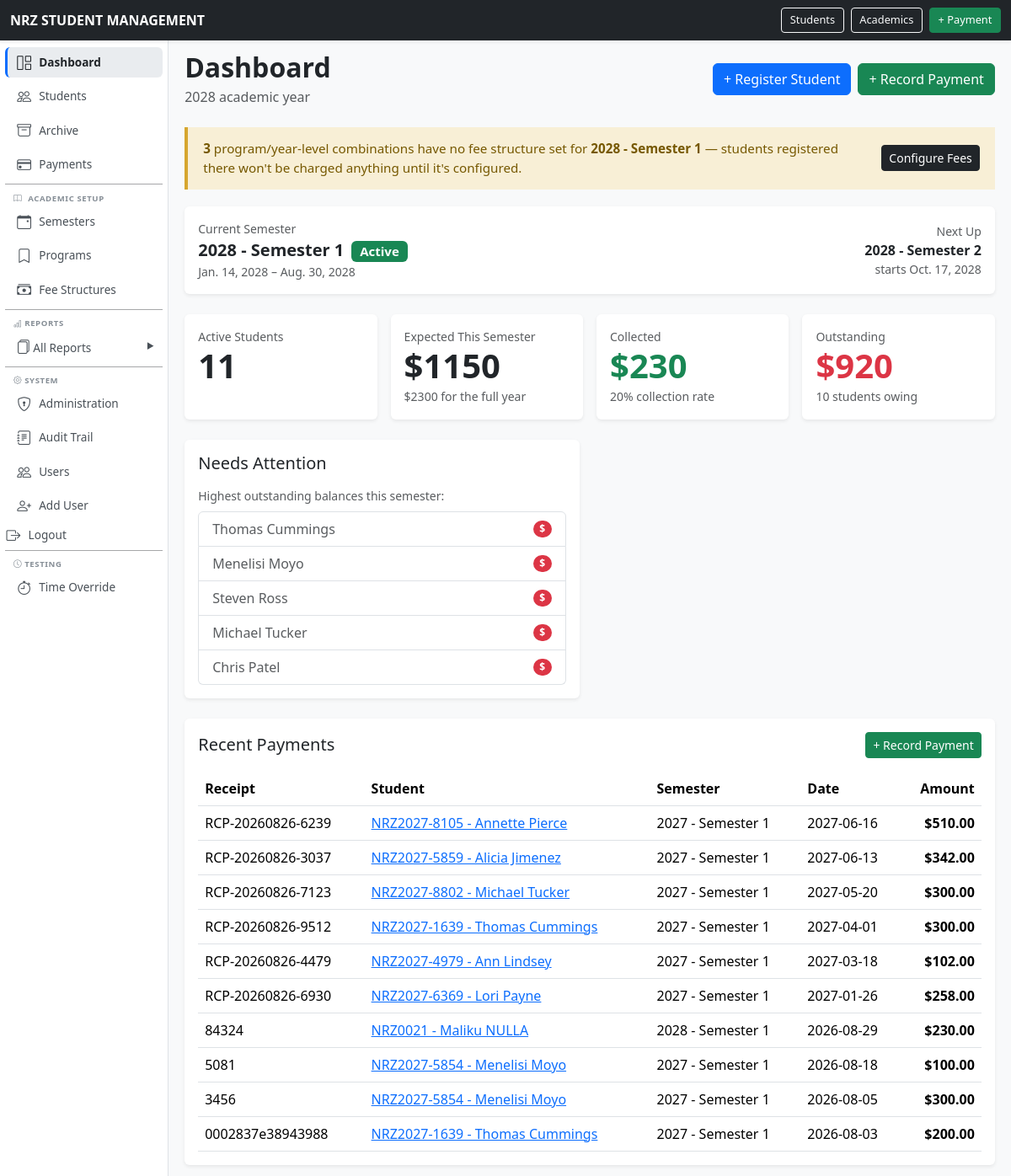
The page / (signed in) on the database as committed earlier.
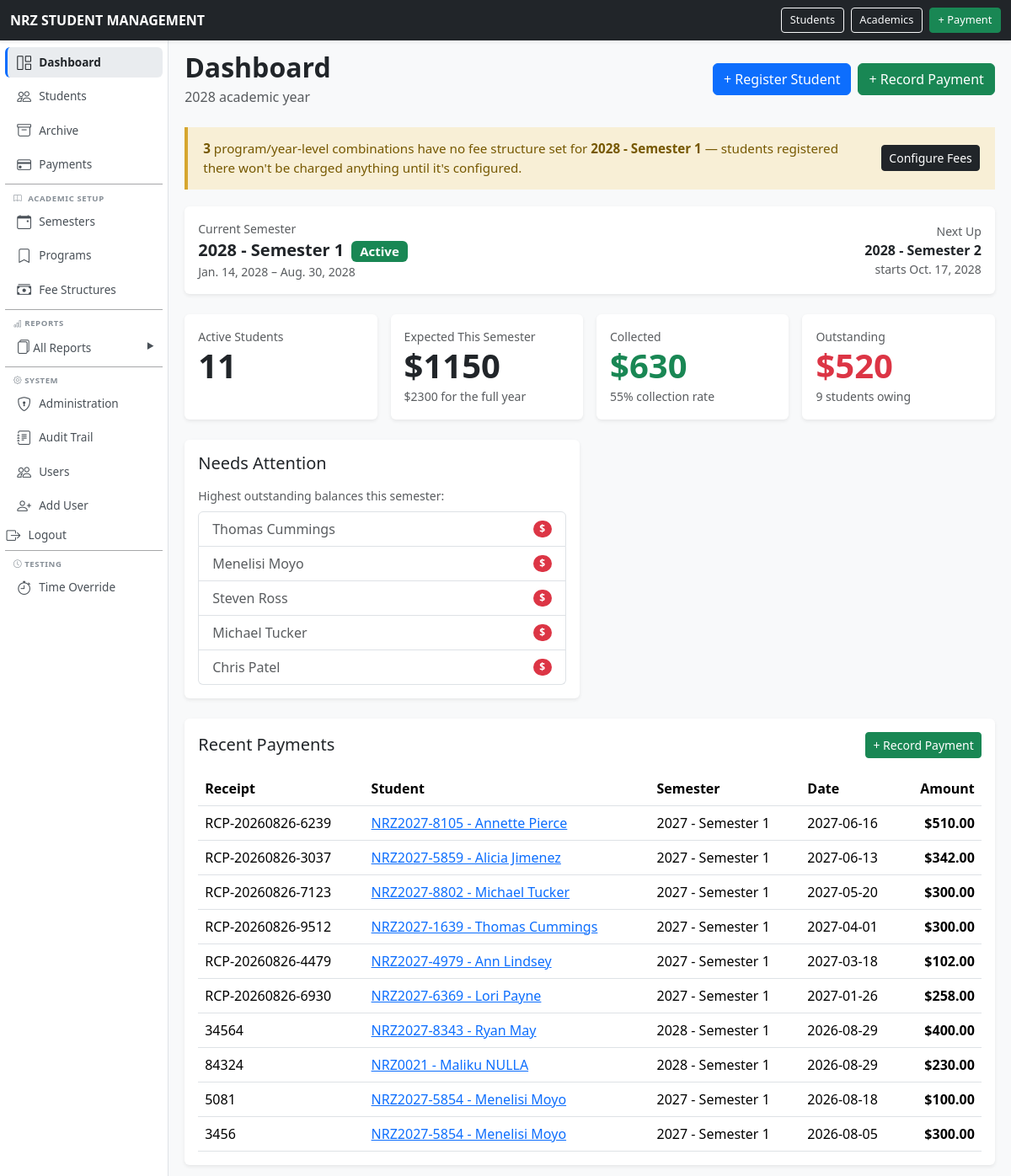
The same page on the database as committed later.
### school/models.py (models this page shows, shortened)
class AcademicYear(models.Model):
    name = models.CharField(
        max_length=20,
        unique=True,
    )
    start_date = models.DateField()
    end_date = models.DateField()
    is_current = models.BooleanField(
        default=False,
    )
    class Meta:
        ordering = ["-name"]
        constraints = [
            models.UniqueConstraint(
                fields=["is_current"],
                condition=Q(is_current=True),
                name="only_one_current_academic_year",
            ),
        ]

class Semester(models.Model):
    PERIOD_CHOICES = [
        (1, "Semester Period 1"),
        (2, "Semester Period 2"),
    ]
    academic_year = models.ForeignKey(
        AcademicYear,
        on_delete=models.PROTECT,
        related_name="semesters",
    )
    number = models.PositiveSmallIntegerField(
        choices=PERIOD_CHOICES,
    )
    start_date = models.DateField()
    end_date = models.DateField()
    class Meta:
        ordering = ["-academic_year__name", "number"]
        constraints = [
            models.UniqueConstraint(
                fields=["academic_year", "number"],
                name="unique_semester_period_per_year",
            ),
        ]
    def __str__(self):
        return f"{self.academic_year.name} - Semester {self.number}"

class Student(models.Model):
    ACTIVE = "ACTIVE"
    DEFERRED = "DEFERRED"
    WITHDRAWN = "WITHDRAWN"
    COMPLETED = "COMPLETED"
    STATUS_CHOICES = [
        (ACTIVE, "Active"),
        (DEFERRED, "Deferred"),
        (WITHDRAWN, "Withdrawn"),
        (COMPLETED, "Completed"),
    ]
    student_number = models.CharField(
        max_length=30,
        unique=True,
    )
    first_name = models.CharField(
        max_length=100,
    )
    national_id = models.CharField(
        max_length=100,
    )
    last_name = models.CharField(
        max_length=100,
    )
    date_of_birth = models.DateField(
        null=True,
        blank=True,
    )
    gender = models.CharField(
        max_length=20,
        blank=True,
    )
    guardian_name = models.CharField(
        max_length=150,
        blank=True,
    )
    guardian_phone = models.CharField(
        max_length=30,
        blank=True,
    )
    student_phone = models.CharField(
        max_length=30,
        blank=True ,
    )
    address = models.TextField(
        blank=True,
    )
    program = models.ForeignKey(
        Program,
        on_delete=models.PROTECT,
        related_name="students",
    )
    intake_year = models.ForeignKey(
        AcademicYear,
        on_delete=models.PROTECT,
        related_name="students",
    )
    status = models.CharField(
        max_length=20,
        choices=STATUS_CHOICES,
        default=ACTIVE,
    )
    created_at = models.DateTimeField(
        auto_now_add=True,
    )
    class Meta:
        ordering = [
            "last_name",
            "first_name",
        ]
        permissions = [
            ("can_view_financial_reports", "Can view financial reports"),
            ("can_view_outstanding_reports", "Can view outstanding balances"),
            ("can_record_payments", "Can record payments"),
        ]
    def __str__(self):
        return (
            f"{self.student_number} - "
            f"{self.first_name} "
            f"{self.last_name}"
        )

class Payment(models.Model):
    CASH = "CASH"
    BANK = "BANK"
    ECOCASH = "ECOCASH"
    OTHER = "OTHER"
    PAYMENT_METHODS = [
        (CASH, "Cash"),
        (BANK, "Bank"),
        (ECOCASH, "EcoCash"),
        (OTHER, "Other"),
    ]
    receipt_number = models.CharField(
        max_length=50,
        unique=True,
    )
    student = models.ForeignKey(
        Student,
        on_delete=models.PROTECT,
        related_name="payments",
    )
    semester = models.ForeignKey(
        Semester,
        on_delete=models.PROTECT,
        related_name="payments",
    )
    amount = models.DecimalField(
        max_digits=12,
        decimal_places=2,
    )
    payment_date = models.DateField()
    method = models.CharField(
        max_length=20,
        choices=PAYMENT_METHODS,
        default=CASH,
    )
    reference = models.CharField(
        max_length=100,
        blank=True,
    )
    notes = models.TextField(
        blank=True,
    )
    created_at = models.DateTimeField(
        auto_now_add=True,
    )
    class Meta:
        ordering = [
            "-payment_date",
            "-id",
        ]

### school/views.py (the view, shortened to what this page needs)
# urls.py: path("", views.dashboard, name="dashboard"),
@login_required
def dashboard(request):
    today = get_current_date()
    current_year = AcademicYear.objects.filter(
        start_date__lte=today,
        end_date__gte=today
    ).first()
    current_semester = Semester.objects.filter(
        start_date__lte=today,
        end_date__gte=today,
    ).select_related("academic_year").first()
    total_students = Student.objects.filter(status=Student.ACTIVE).count()
    if current_semester:
        fin = semester_financials(current_semester)
        total_charged = fin["charged"]
        total_paid = fin["paid"]
        outstanding = fin["outstanding"]
        collection_rate = fin["collection_rate"]
        outstanding_qs = outstanding_students(current_semester)
        students_with_balance = outstanding_qs.count()
        top_outstanding = outstanding_qs[:5]
    else:
        total_charged = total_paid = outstanding = Decimal("0")
        collection_rate = 0
        students_with_balance = 0
        top_outstanding = []
    expected_revenue_year = Decimal("0")
    if current_year:
        expected_revenue_year = StudentCharge.objects.filter(
            enrollment__semester__academic_year=current_year,
            enrollment__status=Enrollment.ACTIVE,
        ).aggregate(total=Sum("amount"))["total"] or Decimal("0")
    recent_payments = Payment.objects.select_related(
        "student", "semester"
    ).order_by("-payment_date", "-id")[:10]
    today_payments = Payment.objects.filter(payment_date=today).select_related(
        "student", "semester"
    )
    today_total = today_payments.aggregate(total=Sum("amount"))["total"] or Decimal("0")
    upcoming_semester = (
        Semester.objects.filter(start_date__gt=today)
        .order_by("start_date")
        .first()
    )
    unconfigured_fee_count = 0
    fee_setup_semester = current_semester or upcoming_semester
    if fee_setup_semester:
        unconfigured_fee_count = len(unconfigured_fee_structures(fee_setup_semester))
    ended_semesters = Semester.objects.filter(end_date__lt=today).order_by('-end_date')
    auto_progress_eligible = 0
    auto_progress_details = []
    for sem in ended_semesters:
        active_count = Enrollment.objects.filter(
            semester=sem,
            status=Enrollment.ACTIVE,
            student__status=Student.ACTIVE,
        ).count()
    context = {
        "total_students": total_students,
        "current_year": current_year,
        "current_semester": current_semester,
        "total_charged": total_charged,
        "total_paid": total_paid,
        "outstanding": outstanding,
        "collection_rate": collection_rate,
        "students_with_balance": students_with_balance,
        "top_outstanding": top_outstanding,
        "expected_revenue_year": expected_revenue_year,
        "recent_payments": recent_payments,
        "today_payments": today_payments,
        "today_total": today_total,
        "upcoming_semester": upcoming_semester,
        "fee_setup_semester": fee_setup_semester,
        "unconfigured_fee_count": unconfigured_fee_count,
        "today": today,
        "auto_progress_eligible": auto_progress_eligible,
        "auto_progress_details": auto_progress_details,
    }
    return render(request, "school/dashboard.html", context)

### templates/school/dashboard.html (shortened to what this page needs)
{% extends "base.html" %}
{% block content %}
<div class="d-flex justify-content-between align-items-center mb-4">
    <div>
        <h2 class="fw-bold mb-1">Dashboard</h2>
        <p class="text-muted mb-0">
            {% if current_year %}{{ current_year.name }} academic year{% else %}No current academic year set{% endif %}
        </p>
    </div>
    <div class="d-flex gap-2">
        <a href="{% url 'student_create' %}" class="btn btn-primary">+ Register Student</a>
        <a href="{% url 'payment_create' %}" class="btn btn-success">+ Record Payment</a>
    </div>
</div>
{% if unconfigured_fee_count > 0 and fee_setup_semester %}
<div class="alert alert-warning d-flex justify-content-between align-items-center">
    <div>
        <strong>{{ unconfigured_fee_count }}</strong> program/year-level combination{{ unconfigured_fee_count|pluralize }}
        {% if unconfigured_fee_count == 1 %}has{% else %}have{% endif %} no fee structure set for
        <strong>{{ fee_setup_semester }}</strong> — students registered there won't be charged anything until it's configured.
    </div>
    <a href="{% url 'fee_structure_list' fee_setup_semester.pk %}" class="btn btn-sm btn-dark text-nowrap ms-3">
        Configure Fees
    </a>
</div>
{% endif %}
<div class="card border-0 shadow-sm mb-4">
    <div class="card-body d-flex justify-content-between align-items-center flex-wrap gap-2">
        <div>
            <div class="text-muted small">Current Semester</div>
            {% if current_semester %}
                <div class="fs-5 fw-semibold">
                    {{ current_semester }}
                    <span class="badge text-bg-success ms-1">Active</span>
                </div>
                <div class="text-muted small">{{ current_semester.start_date }} – {{ current_semester.end_date }}</div>
            {% else %}
                <div class="fs-5 fw-semibold text-muted">No active semester right now</div>
                <a href="{% url 'semester_create' %}" class="small">Create one</a>
            {% endif %}
        </div>
        {% if upcoming_semester %}
        <div class="text-end">
            <div class="text-muted small">Next Up</div>
            <div class="fw-semibold">{{ upcoming_semester }}</div>
            <div class="text-muted small">starts {{ upcoming_semester.start_date }}</div>
        </div>
        {% endif %}
    </div>
</div>
<div class="row g-3 mb-4">
    <div class="col-6 col-lg-3">
        <div class="card border-0 shadow-sm h-100">
            <div class="card-body">
                <div class="text-muted small">Active Students</div>
                <div class="display-6 fw-bold">{{ total_students }}</div>
            </div>
        </div>
    </div>
    <div class="col-6 col-lg-3">
        <div class="card border-0 shadow-sm h-100">
            <div class="card-body">
                <div class="text-muted small">Expected This Semester</div>
                <div class="display-6 fw-bold">${{ total_charged|floatformat:0 }}</div>
                <small class="text-muted">${{ expected_revenue_year|floatformat:0 }} for the full year</small>
            </div>
        </div>
    </div>
    <div class="col-6 col-lg-3">
        <div class="card border-0 shadow-sm h-100">
            <div class="card-body">
                <div class="text-muted small">Collected</div>
                <div class="display-6 fw-bold text-success">${{ total_paid|floatformat:0 }}</div>
                <small class="text-muted">{{ collection_rate|floatformat:0 }}% collection rate</small>
            </div>
        </div>
    </div>
    <div class="col-6 col-lg-3">
        <div class="card border-0 shadow-sm h-100">
            <div class="card-body">
                <div class="text-muted small">Outstanding</div>
                <div class="display-6 fw-bold text-danger">${{ outstanding|floatformat:0 }}</div>
                <small class="text-muted">{{ students_with_balance }} student{{ students_with_balance|pluralize }} owing</small>
            </div>
        </div>
    </div>
</div>
<div class="row g-4 mb-4">
    <div class="col-lg-6">
        <div class="card border-0 shadow-sm h-100">
            <div class="card-body">
                <h5 class="mb-3">Needs Attention</h5>
                {% if students_with_balance > 0 %}
                <p class="text-muted small mb-2">Highest outstanding balances this semester:</p>
                <div class="list-group">
                    {% for student in top_outstanding %}
                    <a href="{% url 'student_detail' student.pk %}"
                       class="list-group-item list-group-item-action d-flex justify-content-between align-items-center">
                        {{ student.first_name }} {{ student.last_name }}
                        <span class="badge bg-danger rounded-pill">${{ student.balance|floatformat:2 }}</span>
                    </a>
                    {% endfor %}
                </div>
                {% else %}
                <p class="text-muted mb-0">All active students are up to date on payments.</p>
                {% endif %}
            </div>
        </div>
    </div>
</div>
<div class="card border-0 shadow-sm">
    <div class="card-body">
        <div class="d-flex justify-content-between align-items-center mb-3">
            <h5 class="mb-0">Recent Payments</h5>
            <a href="{% url 'payment_create' %}" class="btn btn-sm btn-success">+ Record Payment</a>
        </div>
        <div class="table-responsive">
            <table class="table table-hover mb-0">
                <thead>
                    <tr>
                        <th>Receipt</th>
                        <th>Student</th>
                        <th>Semester</th>
                        <th>Date</th>
                        <th class="text-end">Amount</th>
                    </tr>
                </thead>
                <tbody>
                    {% for payment in recent_payments %}
                    <tr>
                        <td>{{ payment.receipt_number }}</td>
                        <td><a href="{% url 'student_detail' payment.student.pk %}">{{ payment.student }}</a></td>
                        <td>{{ payment.semester }}</td>
                        <td>{{ payment.payment_date|date:"Y-m-d" }}</td>
                        <td class="text-end fw-bold">${{ payment.amount|floatformat:2 }}</td>
                    </tr>
                    {% empty %}
                    <tr><td colspan="5" class="text-center text-muted py-4">No payments recorded yet.</td></tr>
                    {% endfor %}
                </tbody>
            </table>
        </div>
    </div>
</div>
{% endblock %}

Rows that differ between the two databases and show on the page:
no longer on this page (row unchanged): Payment: receipt_number "0002837e38943988", student "NRZ2027-1639 - Thomas Cummings", semester "2027 - Semester 1", payment_date "2026-08-03", amount "200.00"
added Payment: receipt_number "34564", student "NRZ2027-8343 - Ryan May", semester "2028 - Semester 1", payment_date "2026-08-29", amount "400.00"
Other text that changed with them:
{{ total_paid|floatformat:0 }}: "230" → "630"
{{ collection_rate|floatformat:0 }}: "20" → "55"
{{ outstanding|floatformat:0 }}: "920" → "520"
{{ students_with_balance }}: "10" → "9"
